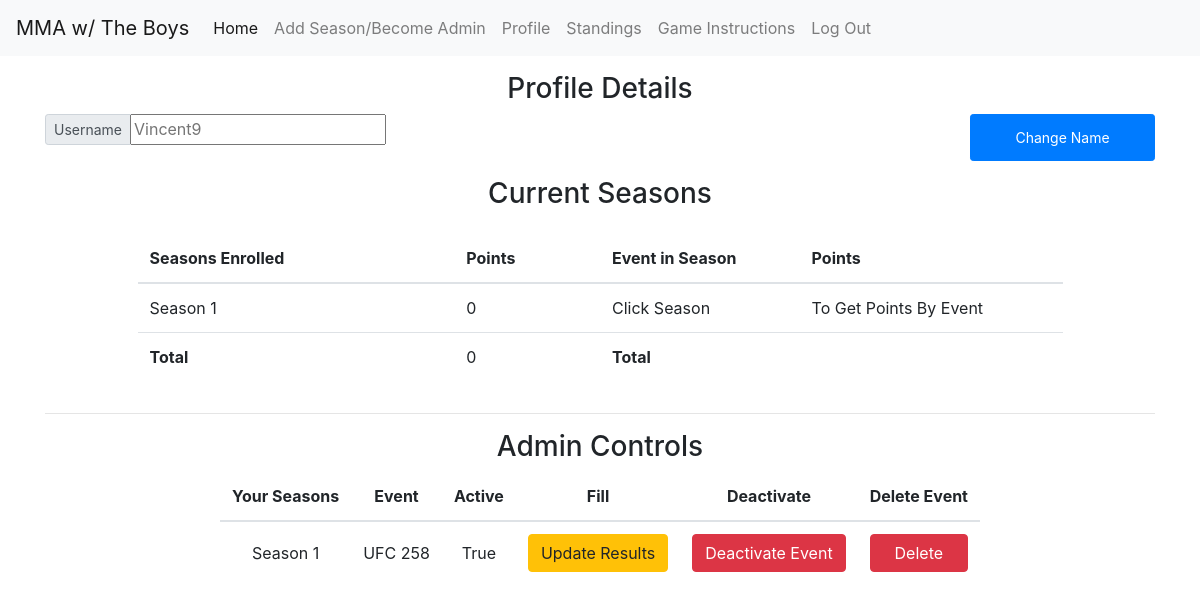
Page /profile/ (signed in) on the earlier database version.
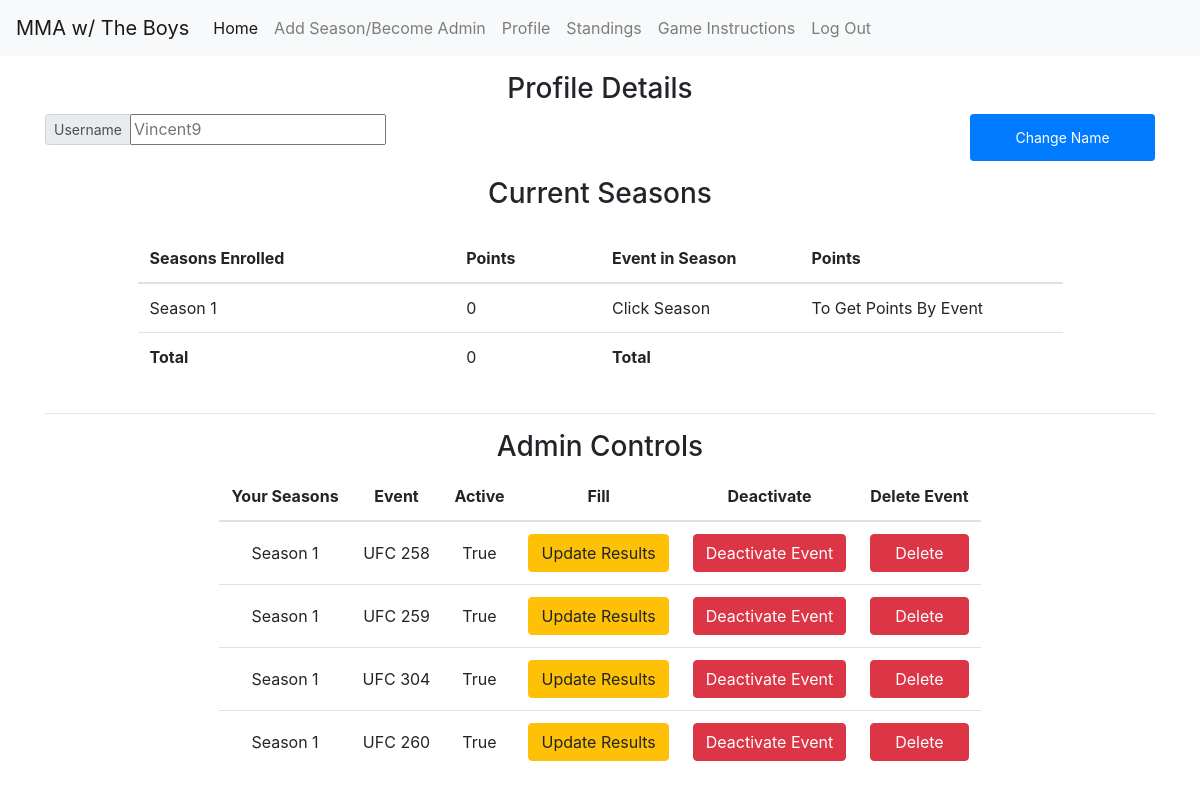
Same page on the later database version.
### models/user.py (models this page shows, shortened)
class UserModel(db.Model):
    __tablename__ = "users"
    id = db.Column(db.Integer, primary_key=True)
    username = db.Column(db.String(80))
    password = db.Column(db.String(110))
    totalPoints = db.Column(db.Integer)
    picks = db.relationship('UserPicksModel', lazy='dynamic')
    def json(self):
        return {
            'id': self.id,
            'username': self.username,
            'total_points': self.totalPoints,
            'picks': [pick.json() for pick in self.picks.all()]
        }
    @classmethod
    def find_by_username(cls, username):
        return cls.query.filter_by(username=username).first()
    @classmethod
    def find_by_id(cls, _id):
        return cls.query.filter_by(id=_id).first()

### models/season.py (models this page shows, shortened)
class SeasonModel(db.Model):
    __tablename__ = 'season'
    id = db.Column(db.Integer, primary_key=True)
    name = db.Column(db.String(80))
    active = db.Column(db.Boolean)
    admin = db.Column(db.String(80))
    eventList = db.relationship('TournamentModel', lazy='dynamic')
    def json(self):
        return {
            "name": self.name,
            "active": self.active,
            "admin": self.admin,
            "season_id": self.id,
            "events": [events.json() for events in self.eventList.all()]
        }
    @classmethod
    def get_season_byid(cls, id1):
        return cls.query.filter_by(id=id1).first()
    @classmethod
    def get_seasons_by_admin(cls, admin_name):
        return cls.query.filter_by(admin=admin_name).all()
    @classmethod
    def get_season_byname(cls, name):
        return cls.query.filter_by(name=name).first()

### models/tournament.py (models this page shows, shortened)
class TournamentModel(db.Model):
    __tablename__ = 'tournaments'
    id = db.Column(db.Integer, primary_key=True)
    name = db.Column(db.String(80))
    active = db.Column(db.Boolean)
    started = db.Column(db.Boolean)
    season_id = db.Column(db.Integer, db.ForeignKey('season.id'))
    season = db.relationship('SeasonModel')
    fighterList = db.relationship('FightersLineUpModel', lazy='dynamic')
    def json(self):
        return {
            'id': self.id,
            'name': self.name,
            'active': self.active,
            'started':self.started,
            'season_id': self.season_id,
            'season_name': self.season.name,
            'fighters': [fighter.json() for fighter in self.fighterList.all()]
        }

### resources/profile.py (the view, shortened to what this page needs)
class Profile(Resource):
    _user_parser = reqparse.RequestParser()
    _user_parser.add_argument('season_name',
                          type=str)
    _user_parser.add_argument('deactivate',
                              type=str)
    _user_parser.add_argument('delete',
                              type=str)
    _user_parser.add_argument('name_update',
                              type=str)
    @classmethod
    def calculate_season_pts(self):
        return_values = []
        if "user" in session:
            season_names = []
            all_tourn_ids_of_this_season = []
            points_for_each_season = {}
            summation = 0
            return_values = []
            season_enr_obj = SeasonEnrolledModel.all_seasons_user_enrolled_in(session['id'])
            data = UserModel.find_by_id(session['id'])
            d1 = data.json()
            picks = d1['picks']
            season_enr = [s.json() for s in season_enr_obj]
            for s1 in season_enr:
                season = SeasonModel.get_season_byid(s1['season_id'])
                season_json = season.json()
                season_names.append(season.name)
                for tourn_ids in season_json['events']:
                    all_tourn_ids_of_this_season.append(tourn_ids['id'])
            for seasonName in season_names:
                total_points = 0
                season = SeasonModel.get_season_byname(seasonName)
                season_json = season.json()
                for s2 in season_json['events']:
                    if s2['id'] in all_tourn_ids_of_this_season:
                        if picks:
                            for p1 in picks:
                                if int(p1['tournid']) == int(s2['id']):
                                    if p1['points'] > 0:
                                        total_points = total_points + p1['points']
                                        points_for_each_season[seasonName] = total_points
                                    else:
                                        total_points = total_points + 0
                                        points_for_each_season[seasonName] = total_points
                        else:
                            points_for_each_season[seasonName] = 0
            for a, b in points_for_each_season.items():
                summation = summation + b
            return_values.append(points_for_each_season)
            return_values.append(summation)
        return return_values
    @classmethod
    def admin_table_info(cls, admins_seasons):
        admin_value = []
        if admins_seasons:
            for season_name in admins_seasons:
                admin_controls_table = {}
                season_obj = SeasonModel.get_season_byname(season_name)
                season_json = season_obj.json()
                for s1 in season_json['events']:
                    admin_controls_table['season_name'] = season_json['name']
                    admin_controls_table['sid'] = season_json['season_id']
                    admin_controls_table['event_name'] = s1['name']
                    admin_controls_table['eid'] = s1['id']
                    admin_controls_table['active'] = s1['active']
                    admin_value.append(admin_controls_table)
                    admin_controls_table = {}
            return admin_value
        else:
            return admin_value
    def get(self):
        if "user" in session:
            values = Profile.calculate_season_pts()
            seasons_objs = SeasonModel.get_seasons_by_admin(session['user'])
            admins_seasons = [s.json()['name'] for s in seasons_objs]
            admin_value = Profile.admin_table_info(admins_seasons)
            user = UserModel.find_by_username(session['user'])
            return make_response(render_template("profile.html", season_names=values[0], total=values[1], admin_table=admin_value, tourns=[], username=user.username, popover=0), 200)
        else:
            return make_response(render_template("mainSignIn-pleasesignin.html"), 200)

### models/fighters.py (called while the page is built)
    def json(self):
        return {
            'id': self.id,
            'tour_id': self.tour_id,
            'opp1': self.opp1,
            'opp2': self.opp2,
            'rd': self.rd,
            'winner': self.winner,
            "how": self.how,
            "when": self.when,
            "prelim": self.prelim
        }

### models/season_enrolled.py (called while the page is built)
    def json(self):
        return {
            'id': self.id,
            'user_id': self.user_id,
            'season_id': self.season_id,
            'points': self.points
        }

    @classmethod
    def all_seasons_user_enrolled_in(cls, userid):
        return cls.query.filter_by(user_id=userid).all()

### models/userpicks.py (called while the page is built)
    def json(self):
        return {
            "id": self.id,
            "tournid": self.tournid,
            "userid": self.user_id,
            "fightid": self.fightid,
            "pickedwinner": self.pickedwinner,
            "how": self.how,
            "rd": self.rd,
            "points": self.points
        }

### templates/profile.html (shortened to what this page needs)
{% extends "base-nav.html" %}
{% block mainArea %}
<div class="container">
    <div class="text-center h3 mt-3 ">Profile Details</div>
    <form method="POST" role="form" >
    <div class="panel panel-default  mx-auto d-flex row">
        <div class="form-group col-10 col-sm-12 col-md-10 p-0 h-100">
            <div class="input-group input-group-sm h-100">
                <div class="input-group-prepend">
                    <span class="input-group-text" id="inputGroup-sizing-default">Username </span>
                </div>
                <input type="text" name="name_update" id="update_name_input" class="w-auto" pattern="(?=.*[a-z])(?=.*[A-Z]).{8,}" title="Please enter a username that is a least 8 characters, with at least one capital and one lowercase." value="" placeholder="{{username}}">
            </div>
        </div>
        <button type="button" id="change_name" class="btn btn-sm btn-primary text-align-center text-nowrap col-6 col-sm-4 col-md-2" >Change Name</button>
    </div>
        <div class="text-center h3 mt-3">Current Seasons</div>
    <div class="row table-responsive d-flex justify-content-center mx-auto">
            <table class="table table-hover col-12 col-md-5 mt-3">
                <thead>
                <tr>
                    <th scope="col" style="border-top:0px;">Seasons Enrolled</th>
                    <th scope="col" style="border-top:0px;">Points</th>
                </tr>
                </thead>
                <tbody>
                {% for name,points in season_names.items() %}
                <tr class="season-row">
                    <td scope="row ">{{name}}</td>
                    <td scope="row ">{{points}}</td>
                </tr>
                {% endfor %}
                <tr>
                    <td scope="row"><strong>Total</strong></td>
                    <td scope="row">{{total}}</td>
                </tr>
                </tbody>
            </table>
            <table class="table col-12 col-md-5 mt-3">
                <thead>
                <tr>
                    <th scope="col" style="border-top:0px;">Event in Season</th>
                    <th scope="col" style="border-top:0px;">Points</th>
                </tr>
                </thead>
                <tbody>
                {% if tourns|length %}
                {% for name,points in tourns.items() %}
                <tr>
                    <td scope="row">{{ name }}</td>
                    <td scope="row">{{ points }}</td>
                </tr>
                {% endfor %}
                {% else %}
                <tr>
                    <td scope="row">Click Season</td>
                    <td scope="row">To Get Points By Event</td>
                </tr>
                {% endif %}
                <tr>
                    <td scope="row"><strong>Total</strong></td>
                    <td scope="row">{{total_tourn}}</td>
                </tr>
                </tbody>
            </table>
</div>
    </form>
<hr>
    {% if admin_table %}
    <div class="text-center h3">Admin Controls</div>
    <div class="table-responsive">
                <table class="table mx-auto w-auto">
                    <thead>
                    <tr>
                        <th scope="col" style="border-top:0px;" class="text-center ">Your Seasons</th>
                        <th scope="col" style="border-top:0px;" class="text-center">Event</th>
                        <th scope="col" style="border-top:0px;" class="text-center">Active</th>
                        <th scope="col" style="border-top:0px;" class="text-center">Fill</th>
                        <th scope="col" style="border-top:0px;" class="text-center">Deactivate</th>
                        <th scope="col" style="border-top:0px;" class="text-center">Delete Event</th>
                    </tr>
                    </thead>
            {% for a1 in admin_table %}
                <tr>
                    <td scope="row" class="text-center align-middle">{{ a1['season_name'] }}</td>
                    <td scope="row" class="text-center align-middle">{{ a1['event_name'] }}</td>
                    <td scope="row" class="text-center align-middle">{{ a1['active'] }}</td>
                    <td scope="row" class="text-center align-middle"><a href="/filltournament/{{a1['eid']}}" class="btn btn-warning" role="button">Update Results</a></td>
                    {% if a1['active']  %}
                    <td scope="row" class="text-center align-middle"><button class="{{a1['eid']}} deactivate-btn btn-block d-block btn btn-danger btn-draft btn-md" data-toggle="modal" data-target="#deactivateModal" >Deactivate Event</button></td>
                    {% else %}
                    <td scope="row" class="text-center align-middle"><button class="{{a1['eid']}}  btn-block d-block btn btn-secondary btn-md " disabled>Event Deactivated</button></td>
                    {% endif %}
                    <td scope="row" class="text-center align-middle"><button class="{{a1['eid']}} delete-btn btn-block d-block btn btn-danger btn-md" data-toggle="modal" data-target="#areyousureModal" id="deleteBTN">Delete</button></td>
                </tr>
                {% endfor %}
            {% endif %}
        </table>
    </div>
</div>
{% endblock %}

### templates/base-nav.html (shortened to what this page needs)
<!DOCTYPE html>
<html lang="en">
<head>
        <link rel="stylesheet" href="https://cdn.jsdelivr.net/npm/bootstrap@4.5.3/dist/css/bootstrap.min.css">
</head>
<body>
<div class="container-fluid" style="padding: 0px !important;">
<nav class="navbar navbar-expand-lg navbar-light bg-light">
    <a class="navbar-brand" href="/home">MMA w/ The Boys</a>
    <div class="collapse navbar-collapse" id="navbarNavAltMarkup">
        <div class="navbar-nav">
            <a class="nav-item nav-link active" href="/home">Home <span class="sr-only">(current)</span></a>
            <a class="nav-item nav-link" href="/makeTournament">Add Season/Become Admin</a>
            <a class="nav-item nav-link" href="/profile">Profile</a>
            <a class="nav-item nav-link" href="/standings">Standings</a>
            <a class="nav-item nav-link" href="/instructions">Game Instructions</a>
            <a class="nav-item nav-link" href="/logout">Log Out</a>
        </div>
    </div>
</nav>
{% block mainArea %}
{% endblock %}
</div>
</body>
</html>

### templates/base-nav.html (style rules this page uses)
html { overflow-y: scroll; overflow-x: hidden; }

Differences in the rows shown:
added TournamentModel: event_name "UFC 259"
added TournamentModel: event_name "UFC 304"
added TournamentModel: event_name "UFC 260"
Other differences:
new list line: "Season 1"
new list line: "True Update Results Deactivate Event Delete"
